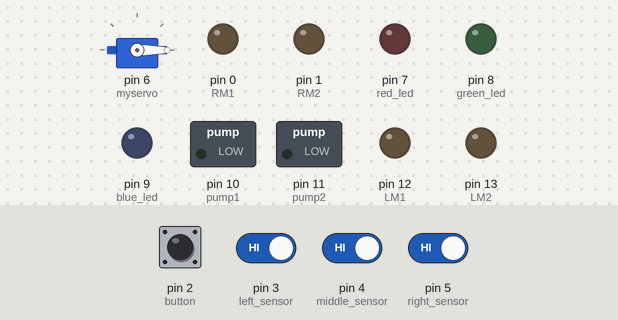
Bench run of a sketch on a simulated Arduino Nano, built with avr-gcc and run on an emulated ATmega328P. Parts: servo, switched loads named in the sketch (green lamp = pin HIGH), output pins drawn as LEDs (lit = HIGH). The inputs (shaded band) are chosen by the test bench; at power-on: pin 2 (button), pin 3 (left_sensor), pin 4 (middle_sensor), pin 5 (right_sensor) HIGH.

Above: at 1.5 s.
1.6 s: pin 2 (button) pulled LOW for 0.35 s
At 3.0 s:
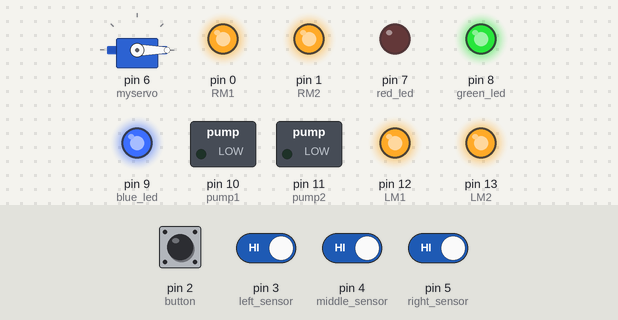
3.4 s: pin 3 (left_sensor) driven LOW
At 4.0 s:
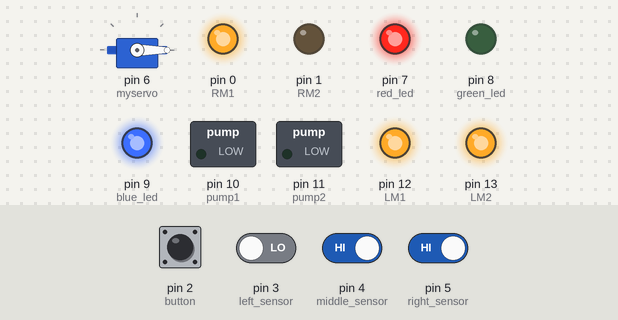
6.4 s: pin 3 (left_sensor) driven HIGH
At 8.5 s:
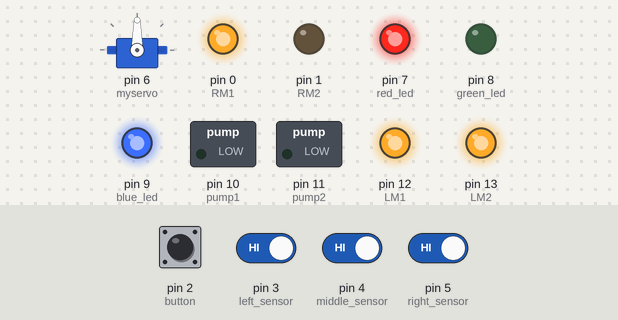
12.4 s: pin 4 (middle_sensor) driven HIGH
14.4 s: pin 5 (right_sensor) driven LOW
At 15.1 s:
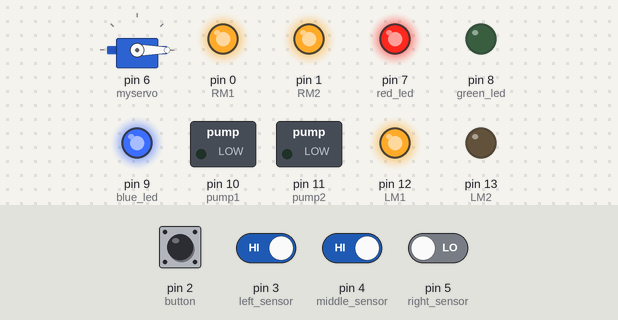
Timing chart, 0 to 24.6 s (numbered marks = the images above; inputs shaded):
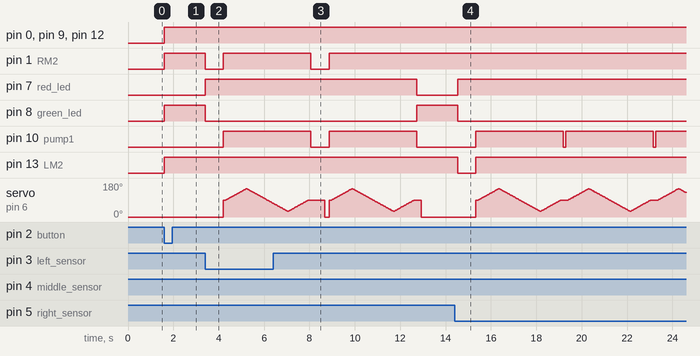

Measured:
- after the input at 1.6 s, pin 0 (RM1), pin 1 (RM2), pin 8 (green_led), pin 9 (blue_led), pin 12 (LM1), pin 13 (LM2): LOW → HIGH at once
- after the input at 3.4 s, pin 1 (RM2): HIGH → LOW at once, → HIGH 0.80 s later; pin 7 (red_led): LOW → HIGH at once; pin 8 (green_led): HIGH → LOW at once; pin 10 (pump1): LOW → HIGH after 0.80 s; servo on pin 6 (myservo): rises from 0° to 150° in 1.0 s, then falls to 72° in 1.2 s
- after the input at 6.4 s, pin 1 (RM2): HIGH → LOW after 1.7 s, → HIGH 0.80 s later
- after the input at 14.4 s, pin 7 (red_led): LOW → HIGH after 0.13 s; pin 8 (green_led): HIGH → LOW after 0.13 s

The sketch:

arduino-fire-fighter.ino
```cpp
/*

 Smart Fire Fighter Using Arduino Nano
 Author   :   Mayank
 Period   :   Nov. 2020 - Dec. 2020

 */

#include <Servo.h>        // Include Servo Library

int ps=0;                 //  Previous State of Switch
int count=0;              //  Counter
int button=2;             //  Switch to Control the Robo
bool fire=false;

#define left_sensor 3     //  Left flame sensor Connected to pin D3
#define middle_sensor 4   //  Middle flame sensor connected to pin D4
#define right_sensor 5    //  Right flame sensor connected to pin D5

#define red_led 7         //  Danger sign
#define green_led 8       //  Safe Sign
#define blue_led 9        //  Activeness of Robo

#define LM1 12            // Left motor
#define LM2 13
#define RM1 0             // Right motor
#define RM2 1

#define pump1 10          // Pump
#define pump2 11

Servo myservo;            // Instance of Servo Class
int angle=0;              // Angle for servo motor


void ExtinguishFire()
{
  delay(100);                // Hold to get steady
  digitalWrite(LM1, HIGH);   // Stop the Robo
  digitalWrite(LM2, HIGH);
  digitalWrite(RM1, HIGH);
  digitalWrite(RM2, HIGH);

  digitalWrite(pump1,1);     // Pump ON
  digitalWrite(pump2,0);
  myservo.write(90);         // Set Servo to 90 degree
  delay(100);

  for(angle=90;angle<=150;angle++)  // Sweep Servo from 90 to 150
  {
    myservo.write(angle);
    delay(15);
  }
  for(angle=150;angle>=30;angle--)  // Sweep Servo from 150 to 30
  {
    myservo.write(angle);
    delay(15);
  }
  for(angle=30;angle<=90;angle++)   // Sweep Servo from 30 to 90
  {
    myservo.write(angle);
    delay(15);
  }

  delay(100);
  digitalWrite(pump1,0);   // Pump OFF
  digitalWrite(pump2,0);
}

void setup() {

  pinMode(button,INPUT_PULLUP);         // Button --> Input with PullUp

  pinMode(blue_led,OUTPUT);             // LED's --> Output
  pinMode(green_led,OUTPUT);
  pinMode(red_led,OUTPUT);

  pinMode(left_sensor,INPUT_PULLUP);   // Sensor --> Input
  pinMode(middle_sensor,INPUT_PULLUP);
  pinMode(right_sensor,INPUT_PULLUP);

  pinMode(LM1, OUTPUT);                // Motor Control pins --> Output
  pinMode(LM2, OUTPUT);
  pinMode(RM1, OUTPUT);
  pinMode(RM2, OUTPUT);

  pinMode(pump1,OUTPUT);              // Pump Control pins to Output
  pinMode(pump2,OUTPUT);

  myservo.attach(6);                  // Servo is attched to pin D6 (PWM)
}

void loop() {

  myservo.write(0);                // Set Servo to 0 degree
  delay(100);
  int  cs=digitalRead(button);     // Read the Switch  Current State
  if(ps and not cs)                // Detect falling edge
  {
    count++;                       // Increment Counter
  }

  if(count==1)                     // Now Switch is pressed and our Robo is Active
  {
    digitalWrite(blue_led,HIGH);   // Blue LED On

    int left_reading   =  digitalRead(left_sensor);     // Read the Sensors data
    int middle_reading =  digitalRead(middle_sensor);
    int right_reading  =  digitalRead(right_sensor);

    while (fire == true)                                // Extinguish the fire till it's stop
    {
      ExtinguishFire();
      if (digitalRead(left_sensor) == 1 && digitalRead(middle_sensor) == 1 && digitalRead(right_sensor) == 1)
      {
        fire = false;                                   // Reset the Fire Status if Fire is stopped
      }
    }

    if (left_reading == 0)           // Fire is in the left
    {
      digitalWrite(red_led,HIGH);    // Red   LED On (Danger)
      digitalWrite(green_led,LOW);   // Green LED Off

      digitalWrite(LM1, HIGH);       // Move left
      digitalWrite(LM2, HIGH);
      digitalWrite(RM1, HIGH);
      digitalWrite(RM2, LOW);
      delay(400);
      fire = true;                   // Set the Fire status
    }
    else if (middle_reading == 0)    // Fire is in the Straight
    {
      digitalWrite(red_led,HIGH);    // Red   LED On (Danger)
      digitalWrite(green_led,LOW);   // Green LED Off

      digitalWrite(LM1, HIGH);       // Move forward
      digitalWrite(LM2, LOW);
      digitalWrite(RM1, HIGH);
      digitalWrite(RM2, LOW);
      delay(400);
      fire = true;                   // Set the Fire status
    }
    else if (right_reading == 0)     // Fire is in the right
    {
      digitalWrite(red_led,HIGH);    // Red   LED On (Danger)
      digitalWrite(green_led,LOW);   // Green LED Off

      digitalWrite(LM1, HIGH);       // Move right
      digitalWrite(LM2, LOW);
      digitalWrite(RM1, HIGH);
      digitalWrite(RM2, HIGH);
      delay(400);
      fire = true;                   // Set the Fire status
    }
    else                             // No fire is detected
    {
      digitalWrite(green_led,HIGH);  // Green LED On (Safe)
      digitalWrite(red_led,LOW);     // Red   LED Off

      digitalWrite(LM1, HIGH);       // Do not move
      digitalWrite(LM2, HIGH);
      digitalWrite(RM1, HIGH);
      digitalWrite(RM2, HIGH);
      fire = false;                  // Reset the Fire status
    }
  }

  if(count==2)                       // De Activate the Robo
  {
    digitalWrite(blue_led,LOW);      // All LED's Off
    digitalWrite(green_led,LOW);
    digitalWrite(red_led,LOW);
    count=0;                         // Reset the Counter
   }
  ps= cs;
  delay(200);
}
```
